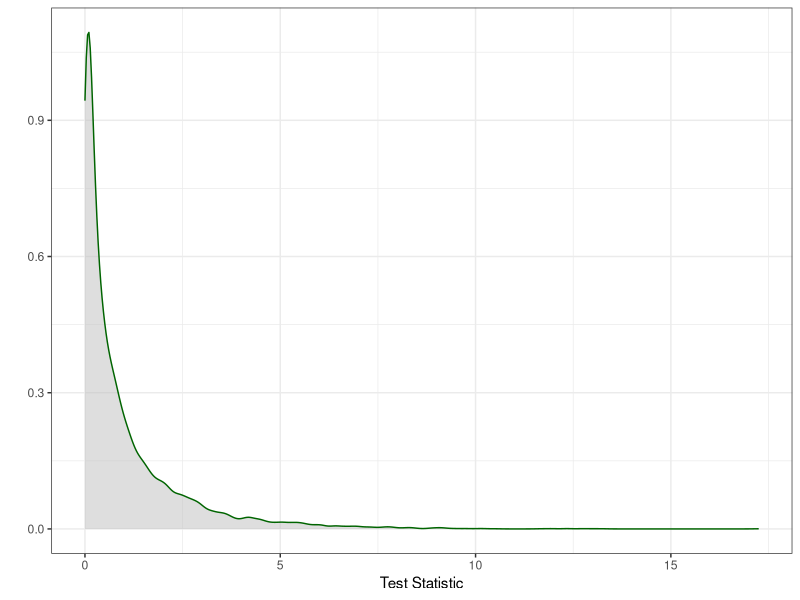

R code for this plot:
## ---- chunk 1
library(knitr)
opts_chunk$set(message = F, 
               warning = F, 
               echo = TRUE, 
               error = F, 
               tidy = F, 
               cache = F, 
               fig.width = 6, 
               fig.height = 4, 
               fig.align = "center", 
               fig.show = "hold", 
               comment = "#>")
options(show.signif.stars = F, 
        digits = 3)
set.seed(42)
take_home <- 0
## ---- chunk 2
library(ggplot2)
qplot(rchisq(10000, 1), geom = "density", colour = I("darkgreen"), fill = I("grey"), alpha = I(.5)) + 
  theme_bw() + 
  labs(x = "Test Statistic")
